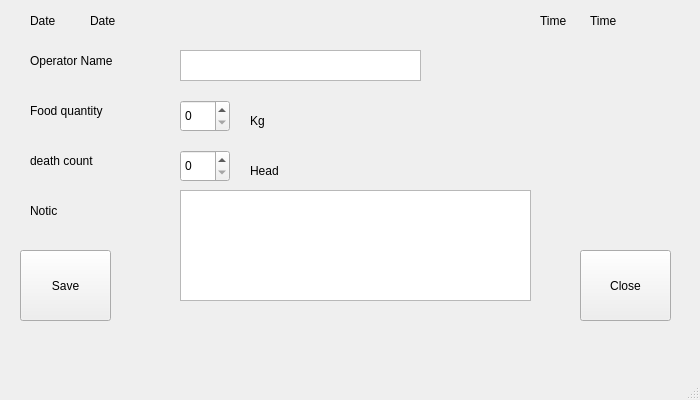
<?xml version="1.0" encoding="UTF-8"?>
<ui version="4.0">
 <class>Window2</class>
 <widget class="QMainWindow" name="Window2">
  <property name="geometry">
   <rect>
    <x>0</x>
    <y>0</y>
    <width>700</width>
    <height>400</height>
   </rect>
  </property>
  <property name="windowTitle">
   <string>MainWindow</string>
  </property>
  <widget class="QWidget" name="centralwidget">
   <widget class="QLabel" name="label">
    <property name="geometry">
     <rect>
      <x>30</x>
      <y>10</y>
      <width>68</width>
      <height>22</height>
     </rect>
    </property>
    <property name="text">
     <string>Date</string>
    </property>
   </widget>
   <widget class="QLabel" name="label_2">
    <property name="geometry">
     <rect>
      <x>540</x>
      <y>10</y>
      <width>68</width>
      <height>22</height>
     </rect>
    </property>
    <property name="text">
     <string>Time</string>
    </property>
   </widget>
   <widget class="QLabel" name="label_3">
    <property name="geometry">
     <rect>
      <x>30</x>
      <y>50</y>
      <width>121</width>
      <height>22</height>
     </rect>
    </property>
    <property name="text">
     <string>Operator Name</string>
    </property>
   </widget>
   <widget class="QLabel" name="label_4">
    <property name="geometry">
     <rect>
      <x>30</x>
      <y>100</y>
      <width>141</width>
      <height>22</height>
     </rect>
    </property>
    <property name="text">
     <string>Food quantity</string>
    </property>
   </widget>
   <widget class="QLabel" name="label_5">
    <property name="geometry">
     <rect>
      <x>30</x>
      <y>150</y>
      <width>121</width>
      <height>22</height>
     </rect>
    </property>
    <property name="text">
     <string>death count</string>
    </property>
   </widget>
   <widget class="QLabel" name="label_6">
    <property name="geometry">
     <rect>
      <x>30</x>
      <y>200</y>
      <width>68</width>
      <height>22</height>
     </rect>
    </property>
    <property name="text">
     <string>Notic</string>
    </property>
   </widget>
   <widget class="QLabel" name="label_7">
    <property name="geometry">
     <rect>
      <x>250</x>
      <y>110</y>
      <width>141</width>
      <height>22</height>
     </rect>
    </property>
    <property name="text">
     <string>Kg</string>
    </property>
   </widget>
   <widget class="QLabel" name="label_8">
    <property name="geometry">
     <rect>
      <x>250</x>
      <y>160</y>
      <width>121</width>
      <height>22</height>
     </rect>
    </property>
    <property name="text">
     <string>Head</string>
    </property>
   </widget>
   <widget class="QSpinBox" name="W2_death">
    <property name="geometry">
     <rect>
      <x>180</x>
      <y>150</y>
      <width>50</width>
      <height>32</height>
     </rect>
    </property>
   </widget>
   <widget class="QSpinBox" name="W2_food">
    <property name="geometry">
     <rect>
      <x>180</x>
      <y>100</y>
      <width>50</width>
      <height>32</height>
     </rect>
    </property>
   </widget>
   <widget class="QPlainTextEdit" name="W2_notic">
    <property name="geometry">
     <rect>
      <x>180</x>
      <y>190</y>
      <width>351</width>
      <height>111</height>
     </rect>
    </property>
   </widget>
   <widget class="QTextEdit" name="W2_operator">
    <property name="geometry">
     <rect>
      <x>180</x>
      <y>50</y>
      <width>241</width>
      <height>31</height>
     </rect>
    </property>
   </widget>
   <widget class="QLabel" name="W2_date">
    <property name="geometry">
     <rect>
      <x>90</x>
      <y>10</y>
      <width>191</width>
      <height>22</height>
     </rect>
    </property>
    <property name="text">
     <string>Date</string>
    </property>
   </widget>
   <widget class="QLabel" name="W2_Time">
    <property name="geometry">
     <rect>
      <x>590</x>
      <y>10</y>
      <width>101</width>
      <height>22</height>
     </rect>
    </property>
    <property name="text">
     <string>Time</string>
    </property>
   </widget>
   <widget class="QPushButton" name="W2_Save">
    <property name="geometry">
     <rect>
      <x>20</x>
      <y>250</y>
      <width>91</width>
      <height>71</height>
     </rect>
    </property>
    <property name="text">
     <string>Save</string>
    </property>
   </widget>
   <widget class="QPushButton" name="W2_Close">
    <property name="geometry">
     <rect>
      <x>580</x>
      <y>250</y>
      <width>91</width>
      <height>71</height>
     </rect>
    </property>
    <property name="text">
     <string>Close</string>
    </property>
   </widget>
  </widget>
  <widget class="QMenuBar" name="menubar">
   <property name="geometry">
    <rect>
     <x>0</x>
     <y>0</y>
     <width>700</width>
     <height>28</height>
    </rect>
   </property>
  </widget>
  <widget class="QStatusBar" name="statusbar"/>
 </widget>
 <resources/>
 <connections/>
</ui>
